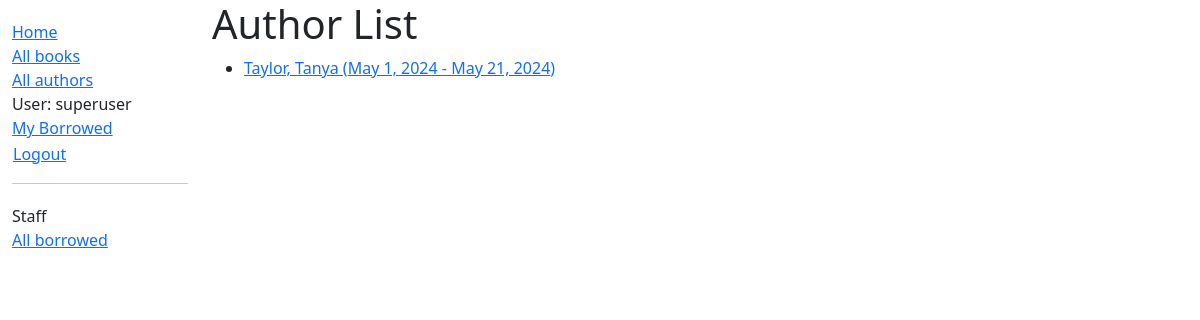
The app's page /catalog/authors/ (signed in) with its own data.
### catalog/models.py (models this page shows)
class Author(models.Model):
    first_name = models.CharField(max_length=100)
    last_name = models.CharField(max_length=100)
    date_of_birth = models.DateField(null=True, blank=True)
    date_of_death = models.DateField('died', null=True, blank=True)
    class Meta:
        ordering = ['last_name', 'first_name']
    def get_absolute_url(self):
        return reverse('author-detail', args=[str(self.id)])
    def __str__(self):
        return f'{self.last_name}, {self.first_name}'

### catalog/views.py (the view)
# urls.py: path('authors/', views.AuthorListView.as_view(), name='authors'),
class AuthorListView(generic.ListView):
    model = Author
    paginate_by = 5

### catalog/templates/catalog/author_list.html
{% extends "base_generic.html" %}
{% block content %}
<h1>Author List</h1>
{% if author_list %}
  <ul>
  {% for author in author_list %}
    <li>
      <a href="{{ author.get_absolute_url }}">
      {{ author }} ({{author.date_of_birth}} - {% if author.date_of_death %}{{author.date_of_death}}{% endif %})
      </a>
    </li>
  {% endfor %}
 </ul>
{% else %}
  <p>There are no authors available.</p>
{% endif %}
{% endblock %}

### catalog/templates/base_generic.html (shortened to what this page needs)
<!DOCTYPE html>
<html lang="en">
  <head>
    <link href="https://cdn.jsdelivr.net/npm/bootstrap@5.3.3/dist/css/bootstrap.min.css"
      rel="stylesheet"
>
    {% load static %}
    <link rel="stylesheet" href="{% static 'css/styles.css' %}" />
  </head>
  <body>
    <div class="container-fluid">
      <div class="row">
        <div class="col-sm-2">
          {% block sidebar %}
            <ul class="sidebar-nav">
              <li><a href="{% url 'index' %}">Home</a></li>
              <li><a href="{% url 'books' %}">All books</a></li>
              <li><a href="{% url 'authors' %}">All authors</a></li>
               {% if user.is_authenticated %}
                 <li>User: {{ user.get_username }}</li>
                 <li><a href="{% url 'my-borrowed' %}">My Borrowed</a></li>
                 <li>
                   <form id="logout-form" method="post" action="{% url 'logout' %}">
                     <button type="submit" class="btn btn-link">Logout</button>
                   </form>
                 </li>
               {% else %}
                 <li><a href="{% url 'login' %}?next={{ request.path }}">Login</a></li>
               {% endif %}
            </ul>
            {% if user.is_staff %}
            <hr>
            <ul class="sidebar-nav">
            <li>Staff</li>
            <li><a href="{% url 'all-borrowed' %}">All borrowed</a></li>
            {% endif %}
          {% endblock %}
        </div>
        <div class="col-sm-10 ">{% block content %}{% endblock %}
        </div>
      </div>
    </div>
  </body>
</html>

### catalog/static/css/styles.css (style rules this page uses)
.sidebar-nav { margin-top: 20px; padding: 0; list-style: none; }
#logout-form button { padding: 0; margin: 0; }

### records on screen
Author: last_name+first_name "Taylor, Tanya", date_of_birth "May 1, 2024", date_of_death "May 21, 2024"

### other values on screen
{{ user.get_username }} "superuser"
